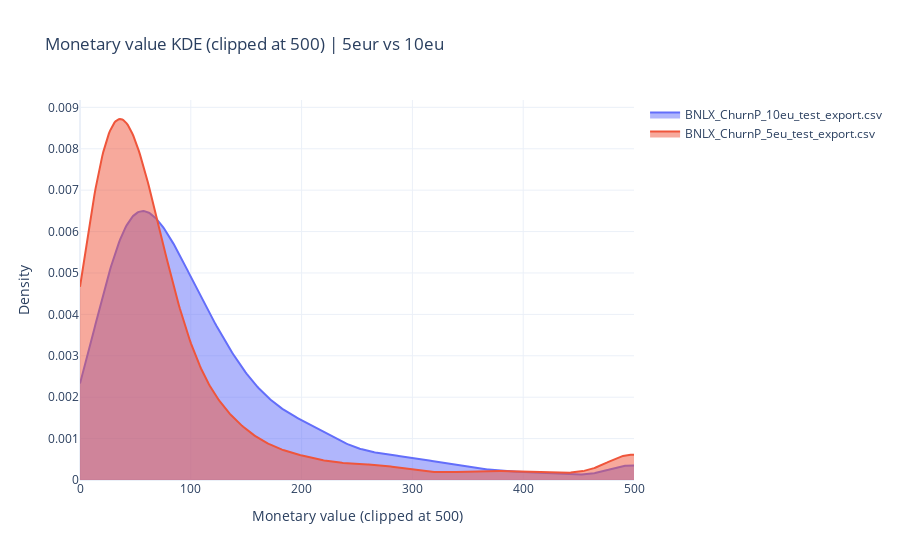

Notebook code cell kept with this figure:
### Code cell
# Sanity check pattern we expec tto see 5eu lower better, 10eu higher better!
import numpy as np
import pandas as pd
import plotly.graph_objects as go
from scipy.stats import gaussian_kde

def plot_monetary_value_kde_top30(predicted_top30_per_treatment, clip_max=500):
    incentives = ["BNLX_ChurnP_5eu_test_export.csv", "BNLX_ChurnP_10eu_test_export.csv"]

    df_plot = predicted_top30_per_treatment.loc[
        predicted_top30_per_treatment["original_incentive_name"].isin(incentives),
        ["original_incentive_name", "monetary_value"]
    ].dropna(subset=["monetary_value"]).copy()

    df_plot["monetary_value"] = df_plot["monetary_value"].clip(upper=clip_max)

    x_grid = np.linspace(0, clip_max, 500)

    fig = go.Figure()

    for name, group in df_plot.groupby("original_incentive_name"):
        values = group["monetary_value"].values

        if len(values) < 2:
            continue

        kde = gaussian_kde(values)
        density = kde(x_grid)

        fig.add_trace(
            go.Scatter(
                x=x_grid,
                y=density,
                mode="lines",
                fill="tozeroy",
                name=name
            )
        )

    fig.update_layout(
        title=f"Monetary value KDE (clipped at {clip_max}) | 5eur vs 10eu",
        xaxis_title=f"Monetary value (clipped at {clip_max})",
        yaxis_title="Density",
        template="plotly_white"
    )

    fig.update_xaxes(range=[0, clip_max])

    fig.show()

plot_monetary_value_kde_top30(test_selected_binary_uplift, clip_max=500)

### Figure 1 — Plotly figure (JSON) as saved in the notebook; plotly's stock layout.template omitted (floating-point values rounded to 4 significant figures; data arrays with more than 128 entries replaced by an {"elided": "..."} marker saying what was removed)
{"data": [{"fill": "tozeroy", "mode": "lines", "name": "BNLX_ChurnP_10eu_test_export.csv", "type": "scatter", "x": {"elided": "500 float values"}, "y": {"elided": "500 float values"}}, {"fill": "tozeroy", "mode": "lines", "name": "BNLX_ChurnP_5eu_test_export.csv", "type": "scatter", "x": {"elided": "500 float values"}, "y": {"elided": "500 float values"}}], "layout": {"title": {"text": "Monetary value KDE (clipped at 500) | 5eur vs 10eu"}, "xaxis": {"range": [0, 500], "title": {"text": "Monetary value (clipped at 500)"}}, "yaxis": {"title": {"text": "Density"}}}}
